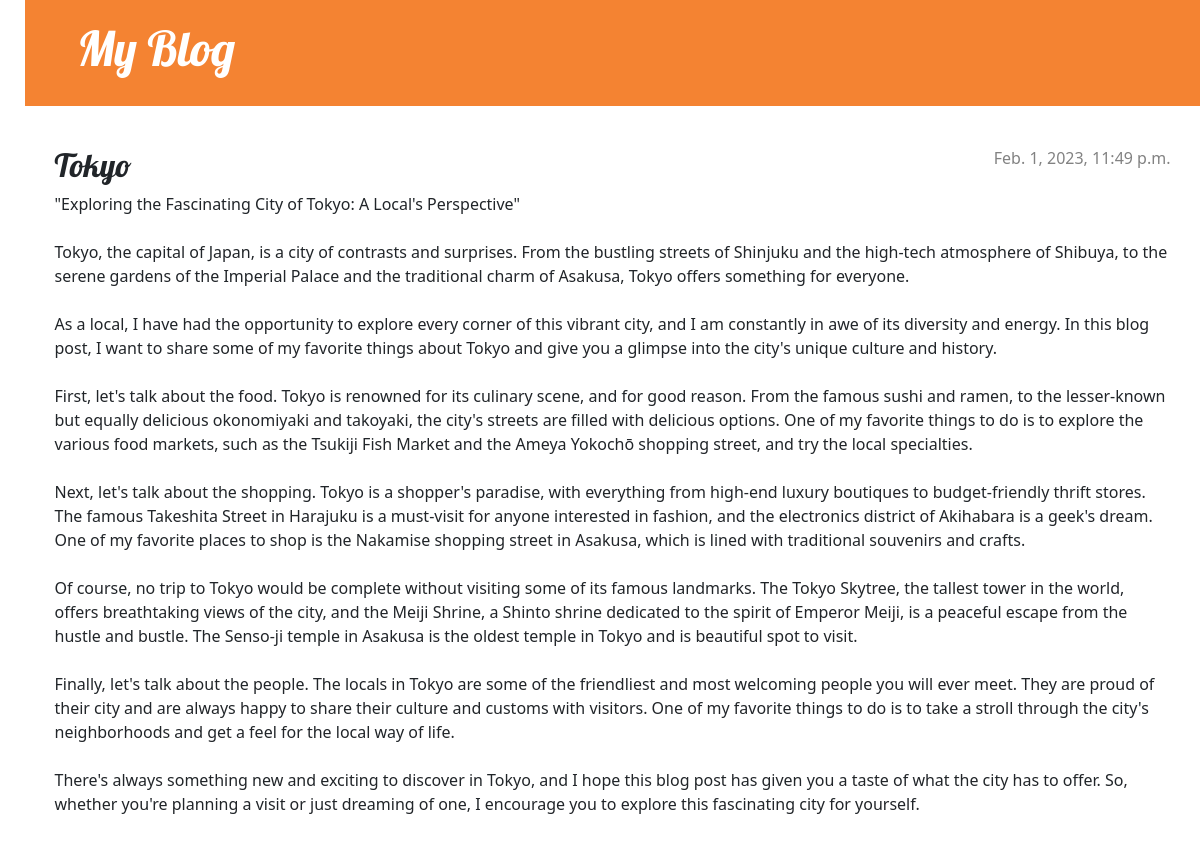
The app's page /post/24/ with its own data.
### blog/models.py (models this page shows, shortened)
class Post(models.Model):
    author = models.ForeignKey(settings.AUTH_USER_MODEL, on_delete=models.CASCADE)
    title = models.CharField(max_length=200)
    text = models.TextField()
    created_date = models.DateTimeField(default=timezone.now)
    published_date = models.DateTimeField(blank=True, null=True)

### blog/views.py (the view)
# urls.py: path('post/<int:pk>/', views.post_detail, name='post_detail'),
def post_detail(request, pk):
    post = get_object_or_404(Post, pk=pk)
    return render(request, 'blog/post_detail.html', {'post': post})

### blog/templates/blog/post_detail.html (shortened to what this page needs)
{% extends 'blog/base.html' %}
{% block content %}
    <article class="post">
        {% if post.published_date %}
            <time class="date">
                {{ post.published_date }}
            </time>
        {% endif %}
        <h2>{{ post.title }}</h2>
        <p>{{ post.text|linebreaksbr }}</p>
    </article>
{% endblock %}

### blog/static/css/blog.css (style rules this page uses)
body { padding-left: 25px; }
h1, h2, h3, h4 { font-family: 'Lobster', cursive; }
.date { color: #828282; }
.post { margin-bottom: 70px; }
.post > .date, .post > .actions { float: right; }

### records on screen
Post: published_date "Feb. 1, 2023, 11:49 p.m.", title "Tokyo", text "\"Exploring the Fascinating City of Tokyo: A Local's Perspective\" Tokyo, the capital of Japan, is a city of contrasts and surprises. From the bustling streets of Shinjuku and the high-tech atmosphere of Shibuya, to the serene gardens of the Imperial Palace and the traditional charm of Asakusa, Tokyo offers something for everyone. As a local, I have had the opportunity to explore every corner of this vibrant city, and I am constantly in awe of its diversity and energy. In this blog post, I want to share some of my favorite things about Tokyo and give you a glimpse into the city's unique culture and history. First, let's talk about the food. Tokyo is renowned for its culinary scene, and for…"
